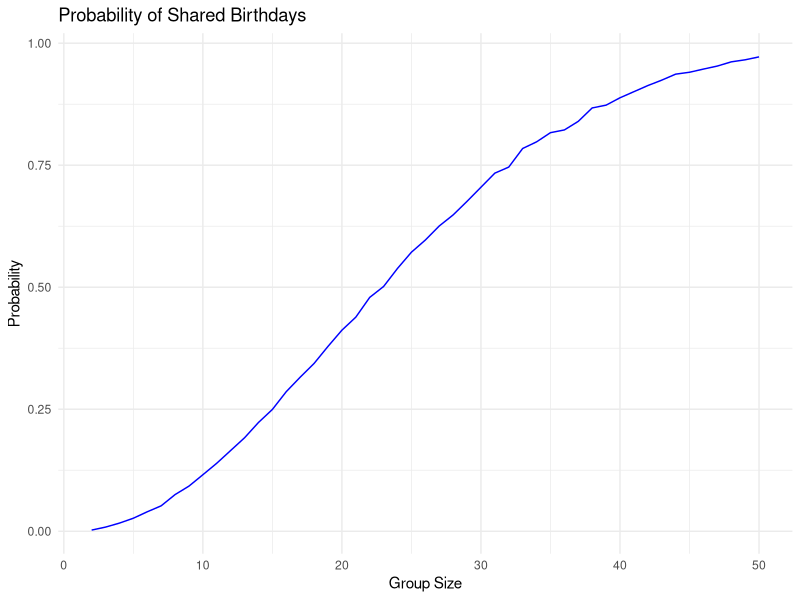

The R source for this figure:
## ---- chunk 1
library(tidyverse)
## ---- chunk 2
set.seed(1)

birthday = function(n) {
  days = sample(1:365, n, replace = TRUE)
  any(duplicated(days))
}
## ---- chunk 3
results =
  expand_grid(
    n = 2:50,
    iter = 1:10000
  ) |>
  mutate(
    same = map_lgl(n, birthday)
  ) |>
  group_by(n) |>
  summarize(
    prob = mean(same)
  )

results
## ---- chunk 4
results |>
  ggplot(aes(x = n, y = prob)) +
  geom_line(color = "blue") +
  labs(
    title = "Probability of Shared Birthdays",
    x = "Group Size",
    y = "Probability"
  ) +
  theme_minimal()
